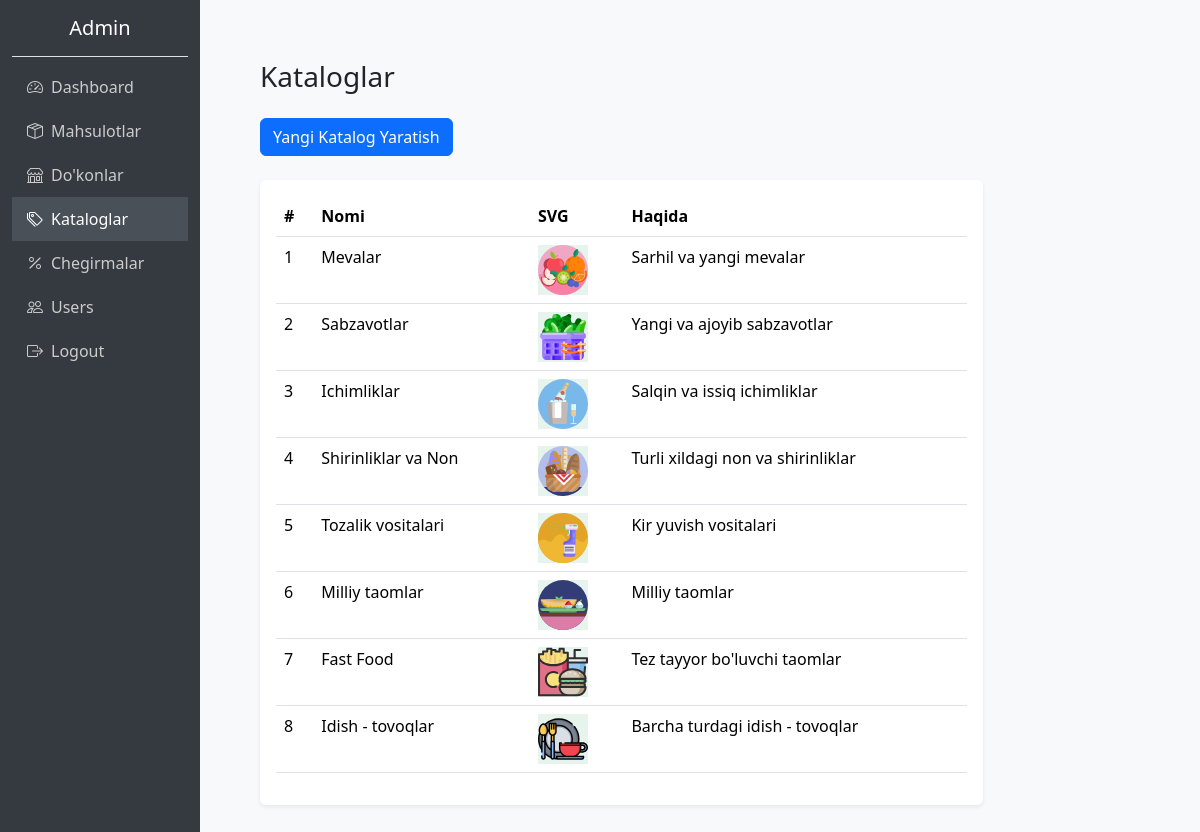
The app's page /control/admin/categories/ with its own data.
### shop/models.py (models this page shows, shortened)
class Category(models.Model):
    name = models.CharField(max_length=100)
    svg = models.TextField()
    description = models.TextField()

### shop/views.py (the view)
# urls.py: path('control/admin/categories/', views.admin_categories, name='admin_categories'),
def admin_categories(request):
    if request.method == 'POST':
        form = CategoryForm(request.POST)
        if form.is_valid():
            form.save()
            return redirect('admin_categories')
    else:
        form = CategoryForm()
    categories = Category.objects.all()
    return render(request, 'admin/categories.html', {'form': form, 'categories': categories})

### shop/templates/admin/categories.html (shortened to what this page needs)
{% extends "base-admin.html" %}
{% block content %}
    <main class="col-md-10 content">
        <h3 class="mb-4">Kataloglar</h3>
        <div class="mb-4">
          <button class="btn btn-primary" data-bs-toggle="modal" data-bs-target="#addCategoryModal">
            Yangi Katalog Yaratish
          </button>
        </div>
        <div class="card shadow-sm border-0">
          <div class="card-body">
            <table class="table">
              <thead>
                <tr>
                  <th>#</th>
                  <th>Nomi</th>
                  <th>SVG</th>
                  <th>Haqida</th>
                </tr>
              </thead>
              <tbody>
                {% for category in categories %}
                <tr>
                  <td>{{ forloop.counter }}</td>
                  <td>{{ category.name }}</td>
                  <td>
                    <div class="category-icon bg-success bg-opacity-10 text-success" style="width: 50px; height: 50px;">
                        {{ category.svg|safe }}
                    </div>
                  </td>
                  <td>{{ category.description }}</td>
                </tr>
                {% endfor %}
              </tbody>
            </table>
          </div>
        </div>
      </main>
{% endblock content %}

### templates/base-admin.html (shortened to what this page needs)
<!DOCTYPE html>
<html lang="en">
<head>
  <link href="https://cdn.jsdelivr.net/npm/bootstrap@5.3.3/dist/css/bootstrap.min.css" rel="stylesheet">
  <link href="https://cdn.jsdelivr.net/npm/bootstrap-icons@1.10.5/font/bootstrap-icons.css" rel="stylesheet">
</head>
<body>
    <div class="container-fluid">
        <div class="row">
            <div class="col-md-2 sidebar d-flex flex-column">
              <h5 class="text-white text-center py-3 border-bottom">Admin</h5>
              <a href="{% url 'admin_dashboard' %}" class="{% if request.path == '/control/admin/dashboard/' %}active{% endif %}">
                  <i class="bi bi-speedometer2 me-2"></i>Dashboard
              </a>
              <a href="{% url 'admin_products' %}" class="{% if request.path == '/control/admin/products' %}active{% endif %}">
                  <i class="bi bi-box-seam me-2"></i>Mahsulotlar
              </a>
              <a href="{% url 'admin_shops' %}" class="{% if request.path == '/control/admin/shops/' %}active{% endif %}">
                  <i class="bi bi-shop me-2"></i>Do'konlar
              </a>
              <a href="{% url 'admin_categories' %}" class="{% if request.path == '/control/admin/categories/' %}active{% endif %}">
                  <i class="bi bi-tags me-2"></i>Kataloglar
              </a>
              <a href="{% url 'admin_offers' %}" class="{% if request.path == '/offers/' %}active{% endif %}">
                  <i class="bi bi-percent me-2"></i>Chegirmalar
              </a>
              <a href="{% url 'test' %}" class="{% if request.path == '/users/' %}active{% endif %}">
                  <i class="bi bi-people me-2"></i>Users
              </a>
              <a href="{% url 'test' %}" class="{% if request.path == '/logout/' %}active{% endif %}">
                  <i class="bi bi-box-arrow-right me-2"></i>Logout
              </a>
          </div>
            <main class="col-md-10 content">
                {% block content %}
                {% endblock %}
            </main>
        </div>
    </div>
</body>
</html>

### templates/base-admin.html (style rules this page uses)
body { background-color: #f8f9fa; }
.sidebar { min-height: 100vh; background-color: #343a40; }
.sidebar a { color: #ccc; text-decoration: none; padding: 10px 15px; display: block; }
.sidebar .active { background-color: #495057; color: #fff; }
.content { padding: 30px; }

### records on screen
Category: name "Mevalar", description "Sarhil va yangi mevalar"
Category: name "Sabzavotlar", description "Yangi va ajoyib sabzavotlar"
Category: name "Ichimliklar", description "Salqin va issiq ichimliklar"
Category: name "Shirinliklar va Non", description "Turli xildagi non va shirinliklar"
Category: name "Tozalik vositalari", description "Kir yuvish vositalari"
Category: name "Milliy taomlar", description "Milliy taomlar"
Category: name "Fast Food", description "Tez tayyor bo'luvchi taomlar"
Category: name "Idish - tovoqlar", description "Barcha turdagi idish - tovoqlar"
